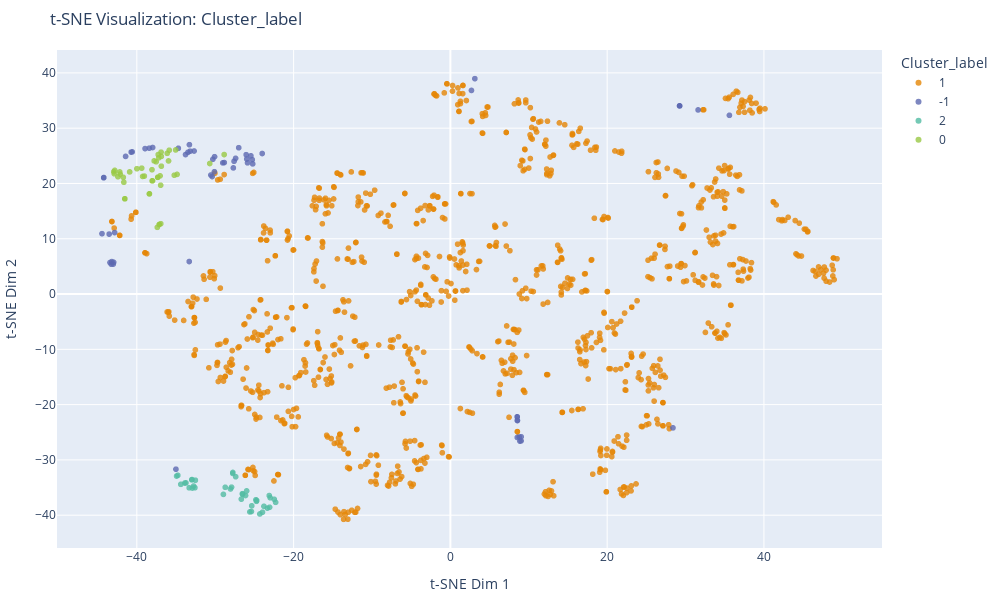
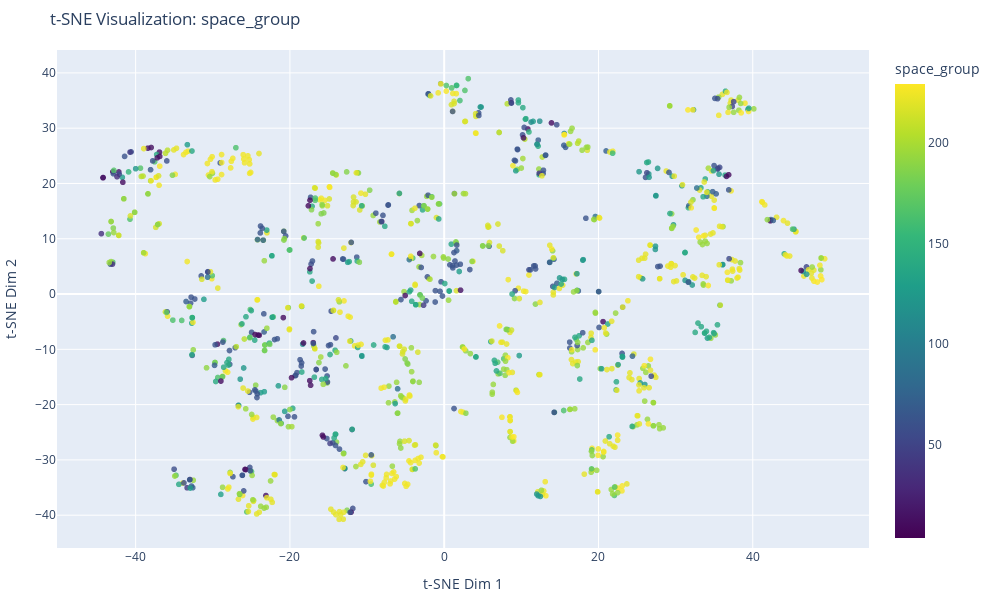
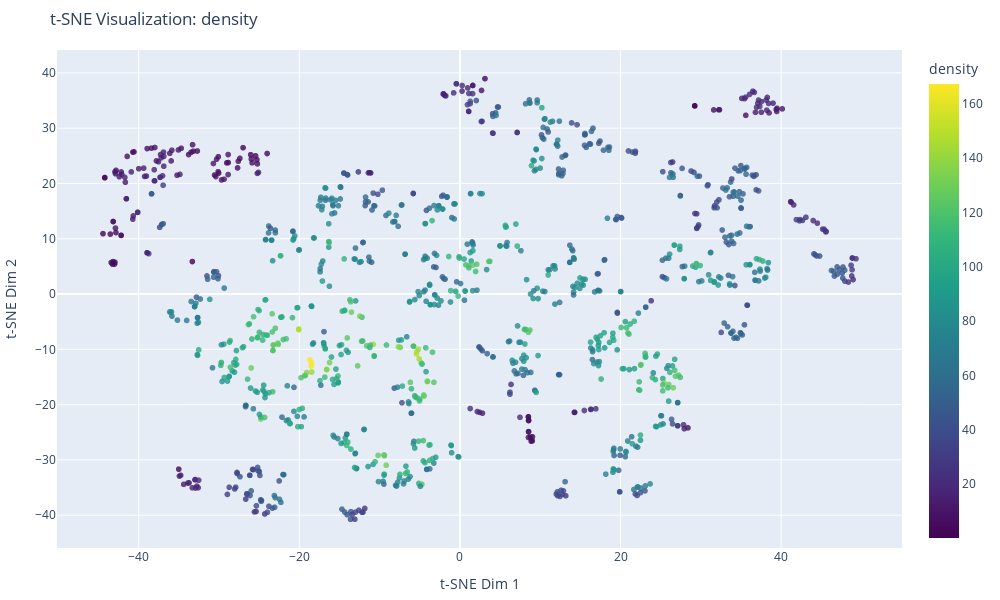

Notebook code for these charts, in order:
### Code cell
import pandas as pd
import numpy as np
from sklearn.manifold import TSNE
import plotly.express as px

# 1. 计算 t-SNE 嵌入
embedding = TSNE(n_components=2, random_state=42).fit_transform(data_normalized)

# 2. 将 t-SNE 结果添加到 DataFrame
df2["x_emb"] = embedding[:, 0]
df2["y_emb"] = embedding[:, 1]

# 强制将 Cluster_label 转换为字符串，以确保使用离散颜色
df2["Cluster_label"] = df2["Cluster_label"].astype(str)

# 3. 使用 Plotly 实现交互式可视化
def plot_interactive(df, color_feature, hover_features=["space_group", "density"]):
    """
    Function to create an interactive scatter plot.
    
    Parameters:
    - df: DataFrame with t-SNE results and clustering/space_group/density labels.
    - color_feature: Feature name to use as color coding (e.g., Cluster_label, space_group, density).
    - hover_features: List of column names to include in hover info.
    """
    # 强制分类特征使用离散调色板
    is_discrete = df[color_feature].dtype == 'object'

    fig = px.scatter(
        df,
        x="x_emb",
        y="y_emb",
        color=color_feature,
        title=f"t-SNE Visualization: {color_feature}",
        labels={"x_emb": "t-SNE Dim 1", "y_emb": "t-SNE Dim 2"},
        color_discrete_sequence=px.colors.qualitative.Vivid if is_discrete else None,
        color_continuous_scale="Viridis" if not is_discrete else None,
        opacity=0.8,
        hover_data=hover_features  # Add specified hover info
    )
    fig.update_layout(
        legend_title=dict(text=color_feature),
        legend=dict(orientation="v", x=1.02, y=1, bgcolor="rgba(255,255,255,0.5)"),
        margin=dict(l=50, r=10, t=50, b=10),
        width=1000,  # 图的宽度（单位：像素）
        height=600   # 图的高度（单位：像素）
    )
    fig.show()

# 4. 初始可视化（按 Cluster_label 着色，强制使用分类颜色）
plot_interactive(df2, "Cluster_label")

# 5. 可切换到按 space_group 着色
plot_interactive(df2, "space_group")

# 6. 可切换到按 density 着色（梯度颜色）
plot_interactive(df2, "density")

### Figure 1 — Plotly figure (JSON) as saved in the notebook; plotly's stock layout.template omitted (floating-point values rounded to 4 significant figures; data arrays with more than 128 entries replaced by an {"elided": "..."} marker saying what was removed)
{"data": [{"customdata": {"elided": "1040x2 float values"}, "hovertemplate": "Cluster_label=1<br>t-SNE Dim 1=%{x}<br>t-SNE Dim 2=%{y}<br>space_group=%{customdata[0]}<br>density=%{customdata[1]}<extra></extra>", "legendgroup": "1", "marker": {"color": "rgb(229, 134, 6)", "opacity": 0.8, "symbol": "circle"}, "mode": "markers", "name": "1", "showlegend": true, "type": "scattergl", "x": {"elided": "1040 float values"}, "xaxis": "x", "y": {"elided": "1040 float values"}, "yaxis": "y"}, {"customdata": [[194, 5.639], [194, 6.613], [225, 3.812], [15, 7.253], [139, 4.683], [194, 7.024], [225, 5.932], [229, 3.45], [62, 7.613], [225, 5.132], [229, 5.617], [58, 6.604], [225, 4.937], [229, 6.559], [194, 5.531], [166, 4.067], [221, 7.034], [225, 5.001], [194, 4.975], [225, 5.514], [225, 6.786], [225, 4.428], [166, 1.469], [225, 6.627], [225, 8.095], [14, 3.332], [225, 4.781], [225, 0.48], [225, 7.831], [64, 4.74], [43, 6.04], [225, 5.771], [221, 6.779], [166, 7.561], [14, 7.491], [225, 3.89], [194, 4.063], [164, 0.1086], [129, 6.935], [15, 3.157], [194, 3.441], [69, 4.064], [229, 6.216], [58, 1.675], [225, 2.536], [221, 3.46], [36, 4.057], [194, 4.045], [225, 2.344], [225, 6.687], [36, 0.6191], [225, 5.568], [194, 4.777], [194, 7.987], [229, 5.585], [225, 4.627], [225, 5.221], [194, 4.965], [176, 3.083]], "hovertemplate": "Cluster_label=-1<br>t-SNE Dim 1=%{x}<br>t-SNE Dim 2=%{y}<br>space_group=%{customdata[0]}<br>density=%{customdata[1]}<extra></extra>", "legendgroup": "-1", "marker": {"color": "rgb(93, 105, 177)", "opacity": 0.8, "symbol": "circle"}, "mode": "markers", "name": "-1", "showlegend": true, "type": "scattergl", "x": [8.55, 8.526, -33.2, -38.41, -32.7, 28.4, -30.55, 9.02, -41.43, 35.6, 8.549, -40.59, -30.08, 8.524, 8.533, -42.96, -38.95, 29.24, 29.24, -25.98, -25.22, -25.28, 3.12, -27.6, -25.88, -44.22, -27.4, -33.32, -30.3, -29.04, -40.72, -33.79, -34.71, 2.691, -37.99, -28.84, -43.19, -27.0, -33.29, -44.23, 8.871, -43.27, 31.6, -35.01, -26.05, -24.01, -43.0, -43.42, -25.45, -30.11, -44.44, 8.787, 29.24, -30.39, 9.032, -27.69, -33.48, -42.83, -43.53], "xaxis": "x", "y": [-22.87, -22.21, 25.84, 26.39, 25.87, -24.21, 21.53, -26.56, 24.9, 32.33, -22.87, 25.72, 24.84, -22.21, -25.94, 5.745, 26.31, 34.03, 34.03, 24.42, 23.55, 24.3, 38.96, 24.02, 23.73, 21.07, 24.54, 5.88, 24.39, 23.73, 25.67, 25.23, 26.36, 36.83, 26.51, 23.78, 5.87, 26.47, 27.02, 21.03, -26.61, 5.399, 33.3, -31.68, 25.2, 25.42, 5.415, 5.699, 25.0, 22.13, 10.92, -25.86, 34.04, 21.25, -25.82, 22.82, 25.64, 11.12, 10.84], "yaxis": "y"}, {"customdata": [[221, 27.29], [227, 42.86], [225, 35.59], [194, 47.49], [166, 24.04], [220, 27.95], [221, 37.04], [220, 15.69], [60, 49.11], [221, 58.1], [194, 38.56], [131, 29.69], [15, 61.75], [187, 32.51], [166, 37.76], [221, 65.04], [139, 14.0], [71, 16.33], [221, 51.21], [194, 42.14], [194, 44.82], [221, 37.29], [38, 16.95], [63, 42.87], [221, 28.3], [221, 64.61], [194, 29.8], [194, 19.92], [71, 17.79], [194, 39.67], [12, 20.08], [166, 13.91], [194, 14.51], [129, 18.9], [225, 32.64], [71, 18.95], [225, 34.0], [55, 14.56], [194, 48.86]], "hovertemplate": "Cluster_label=2<br>t-SNE Dim 1=%{x}<br>t-SNE Dim 2=%{y}<br>space_group=%{customdata[0]}<br>density=%{customdata[1]}<extra></extra>", "legendgroup": "2", "marker": {"color": "rgb(82, 188, 163)", "opacity": 0.8, "symbol": "circle"}, "mode": "markers", "name": "2", "showlegend": true, "type": "scattergl", "x": [-24.31, -26.14, -27.92, -24.71, -25.58, -26.67, -23.97, -33.88, -25.99, -22.29, -23.78, -28.96, -23.11, -27.76, -26.51, -22.47, -34.39, -32.59, -24.74, -24.81, -23.35, -25.34, -33.32, -27.39, -25.38, -22.99, -28.73, -32.53, -32.76, -26.53, -32.96, -34.77, -34.93, -32.92, -28.05, -32.99, -27.76, -33.73, -23.07], "xaxis": "x", "y": [-39.78, -36.44, -34.93, -37.34, -39.41, -37.1, -39.47, -34.18, -35.61, -37.68, -38.4, -36.23, -36.45, -32.27, -36.22, -37.13, -34.42, -35.03, -37.49, -37.21, -38.72, -38.3, -35.05, -33.04, -39.33, -36.84, -34.95, -33.68, -34.73, -36.1, -33.56, -32.79, -32.93, -35.09, -35.26, -33.59, -32.45, -34.16, -38.57], "yaxis": "y"}, {"customdata": [[216, 42.01], [167, 12.84], [4, 8.923], [225, 14.55], [225, 8.918], [15, 11.47], [225, 21.1], [167, 13.25], [60, 11.74], [129, 13.95], [61, 9.424], [186, 20.62], [56, 12.06], [206, 11.31], [216, 50.49], [225, 20.45], [33, 9.987], [205, 15.58], [216, 15.38], [186, 10.34], [167, 9.083], [225, 10.3], [216, 49.4], [206, 10.42], [14, 13.71], [227, 14.39], [224, 30.05], [141, 15.12], [59, 9.913], [221, 9.47], [122, 11.05], [12, 13.84], [215, 32.03], [13, 13.82], [186, 45.55], [65, 16.08], [225, 21.1], [216, 18.78], [152, 15.02], [205, 15.44], [12, 12.2], [186, 50.2], [186, 15.39]], "hovertemplate": "Cluster_label=0<br>t-SNE Dim 1=%{x}<br>t-SNE Dim 2=%{y}<br>space_group=%{customdata[0]}<br>density=%{customdata[1]}<extra></extra>", "legendgroup": "0", "marker": {"color": "rgb(153, 201, 69)", "opacity": 0.8, "symbol": "circle"}, "mode": "markers", "name": "0", "showlegend": true, "type": "scattergl", "x": [-38.4, -39.38, -42.95, -34.87, -28.86, -42.17, -37.33, -37.54, -37.79, -41.72, -42.89, -38.05, -42.13, -36.13, -37.14, -38.0, -42.41, -39.26, -41.53, -35.22, -42.82, -30.7, -36.95, -35.87, -36.91, -36.88, -36.96, -37.28, -35.96, -35.05, -39.99, -36.87, -37.39, -37.2, -38.4, -38.07, -37.33, -37.03, -40.92, -39.04, -41.66, -37.14, -41.53], "xaxis": "x", "y": [18.14, 22.77, 22.12, 21.65, 25.23, 22.08, 21.11, 23.92, 24.09, 21.11, 21.76, 20.48, 21.7, 25.45, 12.58, 20.48, 21.22, 21.27, 17.22, 21.49, 22.37, 23.61, 12.72, 26.01, 25.67, 23.12, 19.68, 25.23, 24.08, 26.06, 22.67, 24.89, 12.06, 24.63, 18.11, 22.49, 21.11, 21.38, 22.09, 21.33, 20.22, 12.58, 17.23], "yaxis": "y"}], "layout": {"height": 600, "legend": {"bgcolor": "rgba(255,255,255,0.5)", "orientation": "v", "title": {"text": "Cluster_label"}, "tracegroupgap": 0, "x": 1.02, "y": 1}, "margin": {"b": 10, "l": 50, "r": 10, "t": 50}, "title": {"text": "t-SNE Visualization: Cluster_label"}, "width": 1000, "xaxis": {"anchor": "y", "autorange": true, "domain": [0, 1], "range": [-50.19, 55.07], "title": {"text": "t-SNE Dim 1"}, "type": "linear"}, "yaxis": {"anchor": "x", "autorange": true, "domain": [0, 1], "range": [-45.93, 44.14], "title": {"text": "t-SNE Dim 2"}, "type": "linear"}}}

### Figure 2 — Plotly figure (JSON) as saved in the notebook; plotly's stock layout.template omitted (floating-point values rounded to 4 significant figures; data arrays with more than 128 entries replaced by an {"elided": "..."} marker saying what was removed)
{"data": [{"customdata": {"elided": "1181x2 float values"}, "hovertemplate": "t-SNE Dim 1=%{x}<br>t-SNE Dim 2=%{y}<br>space_group=%{marker.color}<br>density=%{customdata[1]}<extra></extra>", "legendgroup": "", "marker": {"color": {"elided": "1181 int values"}, "coloraxis": "coloraxis", "opacity": 0.8, "symbol": "circle"}, "mode": "markers", "name": "", "showlegend": false, "type": "scattergl", "x": {"elided": "1181 float values"}, "xaxis": "x", "y": {"elided": "1181 float values"}, "yaxis": "y"}], "layout": {"coloraxis": {"colorbar": {"title": {"text": "space_group"}}, "colorscale": [[0, "#440154"], [0.1111, "#482878"], [0.2222, "#3e4989"], [0.3333, "#31688e"], [0.4444, "#26828e"], [0.5556, "#1f9e89"], [0.6667, "#35b779"], [0.7778, "#6ece58"], [0.8889, "#b5de2b"], [1, "#fde725"]]}, "height": 600, "legend": {"bgcolor": "rgba(255,255,255,0.5)", "orientation": "v", "title": {"text": "space_group"}, "tracegroupgap": 0, "x": 1.02, "y": 1}, "margin": {"b": 10, "l": 50, "r": 10, "t": 50}, "title": {"text": "t-SNE Visualization: space_group"}, "width": 1000, "xaxis": {"anchor": "y", "autorange": true, "domain": [0, 1], "range": [-50.2, 55.08], "title": {"text": "t-SNE Dim 1"}, "type": "linear"}, "yaxis": {"anchor": "x", "autorange": true, "domain": [0, 1], "range": [-45.93, 44.14], "title": {"text": "t-SNE Dim 2"}, "type": "linear"}}}

### Figure 3 — Plotly figure (JSON) as saved in the notebook; plotly's stock layout.template omitted (floating-point values rounded to 4 significant figures; data arrays with more than 128 entries replaced by an {"elided": "..."} marker saying what was removed)
{"data": [{"customdata": {"elided": "1181x2 float values"}, "hovertemplate": "t-SNE Dim 1=%{x}<br>t-SNE Dim 2=%{y}<br>space_group=%{customdata[0]}<br>density=%{marker.color}<extra></extra>", "legendgroup": "", "marker": {"color": {"elided": "1181 float values"}, "coloraxis": "coloraxis", "opacity": 0.8, "symbol": "circle"}, "mode": "markers", "name": "", "showlegend": false, "type": "scattergl", "x": {"elided": "1181 float values"}, "xaxis": "x", "y": {"elided": "1181 float values"}, "yaxis": "y"}], "layout": {"coloraxis": {"colorbar": {"title": {"text": "density"}}, "colorscale": [[0, "#440154"], [0.1111, "#482878"], [0.2222, "#3e4989"], [0.3333, "#31688e"], [0.4444, "#26828e"], [0.5556, "#1f9e89"], [0.6667, "#35b779"], [0.7778, "#6ece58"], [0.8889, "#b5de2b"], [1, "#fde725"]]}, "height": 600, "legend": {"bgcolor": "rgba(255,255,255,0.5)", "orientation": "v", "title": {"text": "density"}, "tracegroupgap": 0, "x": 1.02, "y": 1}, "margin": {"b": 10, "l": 50, "r": 10, "t": 50}, "title": {"text": "t-SNE Visualization: density"}, "width": 1000, "xaxis": {"anchor": "y", "autorange": true, "domain": [0, 1], "range": [-50.18, 55.05], "title": {"text": "t-SNE Dim 1"}, "type": "linear"}, "yaxis": {"anchor": "x", "autorange": true, "domain": [0, 1], "range": [-45.93, 44.14], "title": {"text": "t-SNE Dim 2"}, "type": "linear"}}}
